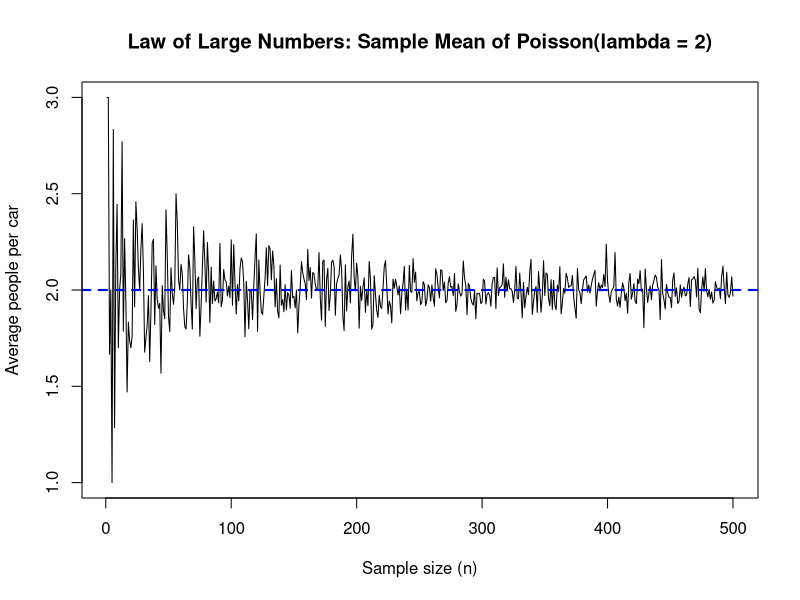
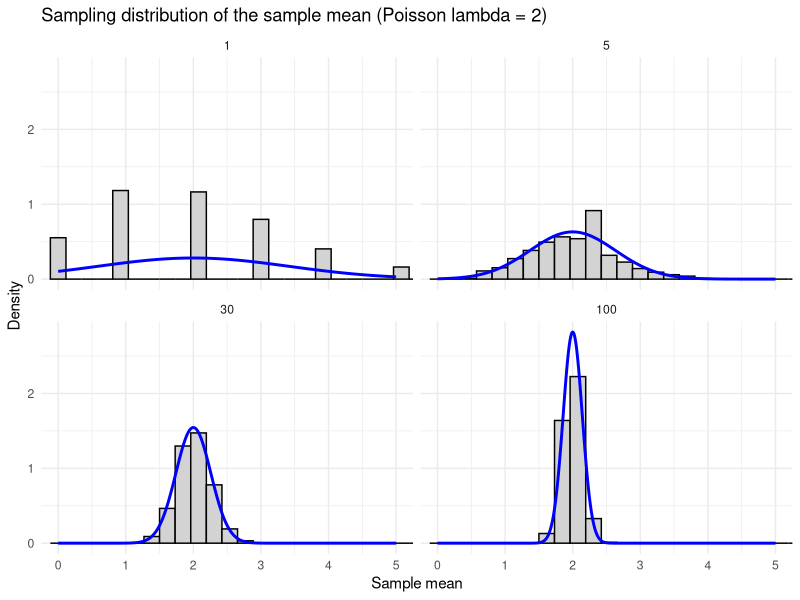
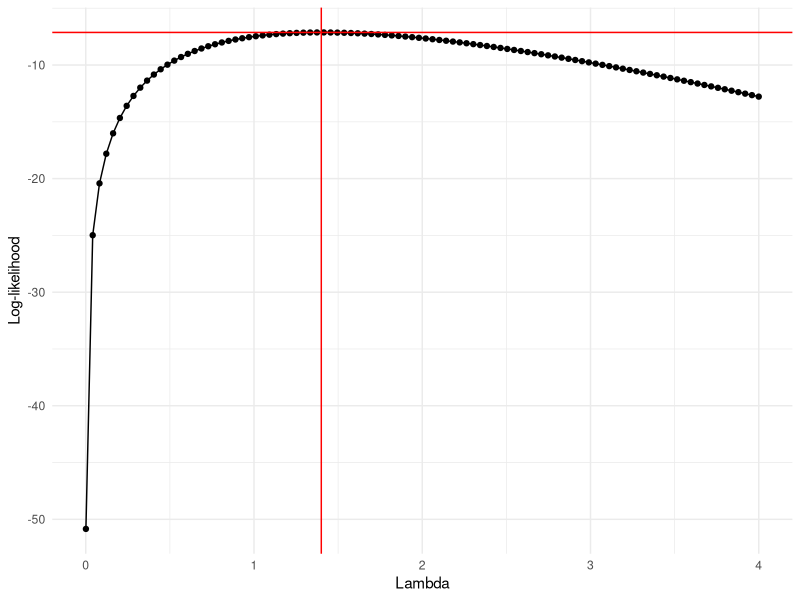

Generate these figures, in order, with R:
## ---- chunk 1
knitr::opts_chunk$set(echo = TRUE)
## ---- chunk 2

# Set parameters
set.seed(666)
lambda <- 2
max_n <- 500

# Generate sample means for each n
sample_means <- sapply(1:max_n, function(n) {
  mean(rpois(n, lambda))
})

# Plot results
plot(1:max_n, sample_means, type = "l",
     xlab = "Sample size (n)",
     ylab = "Average people per car",
     main = "Law of Large Numbers: Sample Mean of Poisson(lambda = 2)")
abline(h = lambda, col = "blue", lwd = 2, lty = 2)

## ---- chunk 3
library(ggplot2)

# Setup
set.seed(666)
lambda <- 2
reps   <- 10000
Ns     <- c(1, 5, 30, 100)

# Simulate sample means using replicate()
sim_mat <- sapply(Ns, function(n) replicate(reps, mean(rpois(n, lambda))))
colnames(sim_mat) <- paste0("n=", Ns)

# Tidy for plotting
df <- data.frame(
  mean = as.vector(sim_mat),
  n    = factor(rep(Ns, each = reps), levels = Ns)
)

# Normal curves to overlay
xgrid <- seq(0, 5, by = 0.01)
norm_curves <- do.call(rbind, lapply(Ns, function(n) {
  data.frame(
    x = xgrid,
    y = dnorm(xgrid, mean = lambda, sd = sqrt(lambda / n)),
    n = factor(n, levels = Ns)
  )
}))

ggplot(df, aes(x = mean)) +
  geom_histogram(aes(y = after_stat(density)), bins = 40, fill = "lightgray", color = "black") +
  geom_line(data = norm_curves, aes(x = x, y = y), linewidth = 1, color = "blue") +
  facet_wrap(~ n, nrow = 2) +
  coord_cartesian(xlim = c(0, 5)) +
  labs(title = "Sampling distribution of the sample mean (Poisson lambda = 2)",
       x = "Sample mean", y = "Density") +
  theme_minimal()

## ---- chunk 4

# X_i ~ Poisson(lambda = 2)
# Under the CLT, the sample mean is approximately Normal:
# Xbar_n ~ Normal(mean=lambda, variance = lambda / n)
# For n = 100:
lambda <- 2
n <- 100
mean_true <- lambda
sd_true <- sqrt(lambda / n)

# The city will act if the sample mean equal or less to 1.7
threshold <- 1.7

# Compute the probability of observing a mean equal or less 1.7
p_value <- pnorm(threshold, mean = mean_true, sd = sd_true)
p_value
# app. 0.0169 or 1.7%

# Interpretation output:
## ---- chunk 5
# To ensure this false-alarm probability is below 1%, we solve for n:
target_alpha <- 0.01
z_alpha <- qnorm(1 - target_alpha)
n_required <- ceiling(lambda / ((0.3 / z_alpha)^2))
n_required

# Interpretation output:
## ---- chunk 6
# Setup
set.seed(666)
flood_count <- c(1, 3, 1, 2, 0)

# Log likelihood function
likelihood <- function(x, l){
  lik <- sum(x * log(l) - l - log(factorial(x)))
  return(lik)
}

likelihood(flood_count, l = 1.4) # -7.129601

# Plot setup
lik_df <- data.frame(lambda = seq(0.001, 4, length.out = 100), # 0.001 to avoid NaN
                     likelihood = NA)
lik_df$likelihood <- sapply(X = lik_df$lambda, FUN = likelihood, x = flood_count)

# Log likelihood plot
library(ggplot2)
ggplot(lik_df, aes(x = lambda, y = likelihood)) + 
  geom_point() + 
  geom_line() + 
  geom_hline(yintercept = max(lik_df$likelihood), color = "red") + 
  geom_vline(xintercept = 1.4, color = "red") + 
  xlab("Lambda") + 
  ylab("Log-likelihood") + 
  theme_minimal()

## ---- chunk 7
